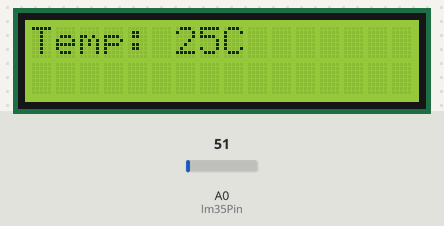
Simulated run of this sketch. Board: Arduino Uno, built with avr-gcc and run on an emulated ATmega328P. Shown: 16×2 character LCD. Inputs (shaded band) come from the test bench; at power-on: A0 (lm35Pin) = 51.

Above: at 1.6 s.
1.7 s: A0 (lm35Pin) set to 61
At 4.2 s:
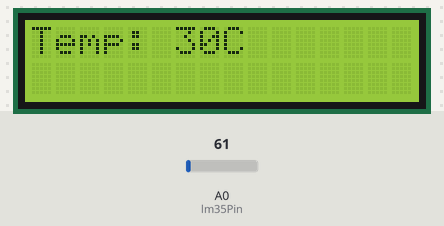
4.5 s: A0 (lm35Pin) set to 71
At 6.7 s:
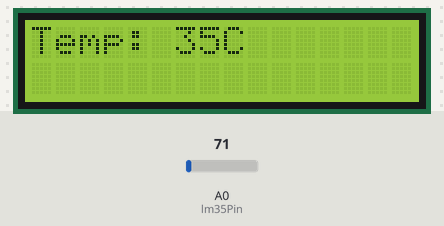
7.5 s: A0 (lm35Pin) set to 86
At 10.3 s:
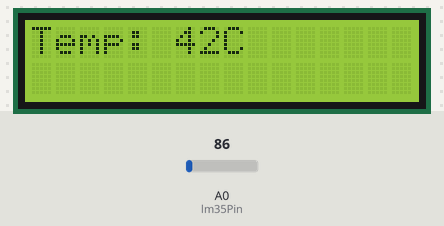
Timing chart, 0 to 11.8 s (numbered marks = the images above; inputs shaded):
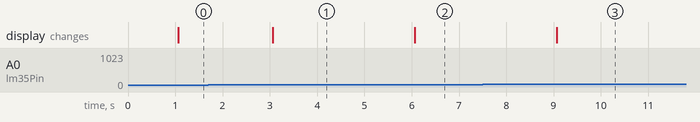

Measured:
- after the input at 1.7 s, the display: changes after 1.4 s (image 1)
- after the input at 4.5 s, the display: changes after 1.6 s (image 2)
- after the input at 7.5 s, the display: changes after 1.6 s (image 3)

The sketch:

LCD_tempC.ino
```cpp
#include <LiquidCrystal.h>

int lm35Pin = A0;

int lcdRSPin = 12;
int lcdEPin = 11;
int lcdD4Pin = 5;
int lcdD5Pin = 4;
int lcdD6Pin = 3;
int lcdD7Pin = 2;

LiquidCrystal lcd(lcdRSPin, lcdEPin, lcdD4Pin, lcdD5Pin, lcdD6Pin, lcdD7Pin);

void setup()
{
  Serial.begin(9600);

  lcd.begin(16,2);
  lcd.print("Temp: ");
  lcd.setCursor(8,0);
  lcd.print("C");
}

void loop()
{
  int analogValue;
  float temp;

  analogValue = analogRead(lm35Pin);

  temp = float(analogValue)/1023;
  temp *= 500;

  delay(1000);

  lcd.setCursor(6,0);
  lcd.print(temp,0);
  lcd.setCursor(8,0);

}
```
